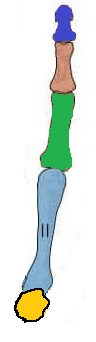
#> input picture Images/finger-bones.jpg, 96 x 342 px, found by its file name
$ python Qs6.py
#> lines starting #> are read from the running program, lines starting #| are printed output that depends on the picture; after the words box and inside, x2 and y2 are one past the last pixel; in counts of white or black regions, pixels touching at a corner belong together
import cv2
import numpy as np

#The `separate_bone_segments` function processes an input image with segmented bone regions.
# It first converts the image to the HSV color space and defines color bounds for each segment.
# The function then identifies valid segments, calculates their maximum dimensions, and draws bounding boxes around them.
# Extracted segments are stored and returned. Example usage displays these segmented regions.
# This function aids in bone region analysis by segmenting and visualizing bone regions in an image.
def separate_bone_segments(image_path):

#> called with image_path = 'Images\\finger-bones.jpg'
    image = cv2.imread(image_path)
#> image is the input picture: shape (342, 96, 3); mean B, G, R 226.4, 231.5, 224

    hsv_image = cv2.cvtColor(image, cv2.COLOR_BGR2HSV)
#> hsv_image: shape (342, 96, 3); mean H, S, V 29.8, 30.9, 238.7

    lower_bounds = [(97, 50, 50), (-10,  50,  50), (49, 50, 50), (81, 50, 50), (3, 50, 50)]
    upper_bounds = [(137, 255, 255), (30, 255, 255), (89, 255, 255), (121, 255, 255), (43, 255, 255)]

    bone_segments = []

    for i, (lower, upper) in enumerate(zip(lower_bounds, upper_bounds)):

        mask = cv2.inRange(hsv_image, np.array(lower), np.array(upper))

        contours, _ = cv2.findContours(mask, cv2.RETR_EXTERNAL, cv2.CHAIN_APPROX_SIMPLE)

        valid_contours = [contour for contour in contours if cv2.contourArea(contour) > 100]

        max_width = 0
        max_height = 0

        for contour in valid_contours:
            x, y, w, h = cv2.boundingRect(contour)

            if w > max_width:
                max_width = w
            if h > max_height:
                max_height = h

            cv2.rectangle(image, (x, y), (x + w, y + h), (0, 255, 0), 2)

            segment = image[y:y+h, x:x+w]
            bone_segments.append(segment)

        print(f"Segment {i + 1}:")
        print(f"Maximum Width: {max_width}px")
        print(f"Maximum Height: {max_height}px")
        print()
#> this loop made 5 passes
#> pass 1, in separate_bone_segments, `mask = cv2.inRange(hsv_image, np.array(lower), np.array(upper))`:
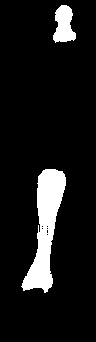
#> mask: shape (342, 96); 9.5% white; 2 white regions, box (x1, y1, x2, y2) and area: (21, 169, 66, 293) 2513, (53, 5, 76, 43) 602
#> pass 2, in separate_bone_segments, `mask = cv2.inRange(hsv_image, np.array(lower), np.array(upper))`:
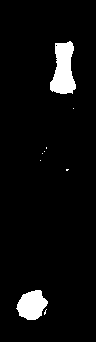
#> mask: shape (342, 96); 5% white; 9 white regions (7 under 20 px), largest, box (x1, y1, x2, y2) and area: (50, 41, 76, 94) 947, (16, 290, 48, 320) 663
#> pass 3, in separate_bone_segments, `mask = cv2.inRange(hsv_image, np.array(lower), np.array(upper))`:
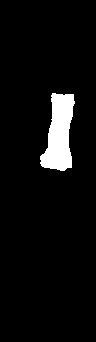
#> mask: shape (342, 96); 5.3% white; 1 white region, box (x1, y1, x2, y2) and area: (40, 93, 75, 171) 1752
#> after the loop:
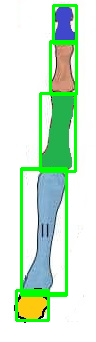
#> image: shape (342, 96, 3); 8.7% of pixels changed, all inside (x1, y1, x2, y2) = (15, 4, 78, 322)
#> after the loop: mask: shape (342, 96); 5% white; 11 white regions (9 under 20 px), largest, box (x1, y1, x2, y2) and area: (50, 41, 76, 94) 951, (16, 290, 48, 320) 663
#> after the loop, bone_segments = 9 items

    return bone_segments

image_path = "Images\\finger-bones.jpg"
segments = separate_bone_segments(image_path)
#> segments = 9 items

for i, segment in enumerate(segments):
    cv2.imshow(f"Segment {i + 1}", segment)
#> this loop made 9 passes
#> pass 1, `cv2.imshow(f"Segment {i + 1}", segment)`:
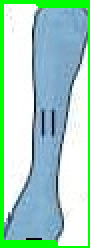
#> window 'Segment 1': shape (124, 45, 3) (shown 2 times larger); mean B, G, R 194.7, 211, 165
#> pass 2, `cv2.imshow(f"Segment {i + 1}", segment)`:
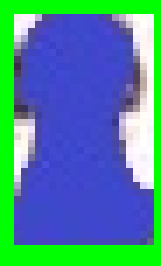
#> window 'Segment 2': shape (38, 23, 3) (shown 7 times larger); mean B, G, R 151.1, 138.1, 73.3

cv2.waitKey(0)
cv2.destroyAllWindows()
